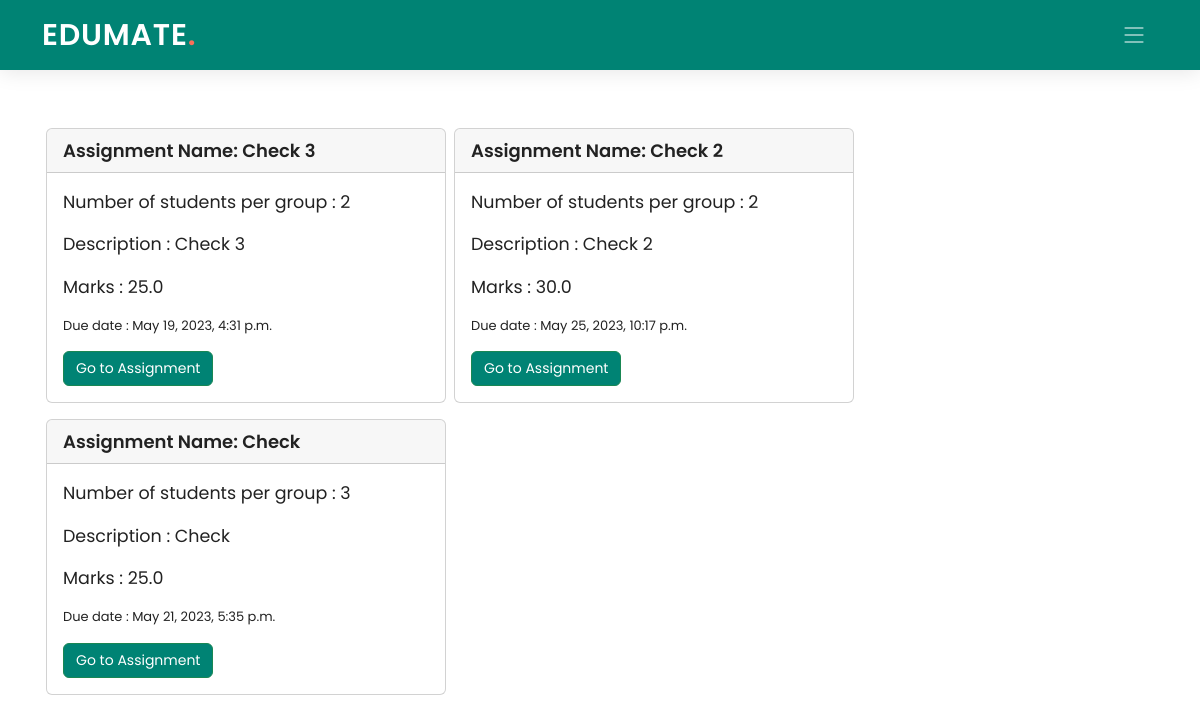
The app's page /student/1/classroom/8126O8/grouppeergrading/ with its own data.
### Teacher/models.py (models this page shows)
class Grouppeers(models.Model):
    gro_id = models.AutoField(primary_key=True)
    class_code = models.ForeignKey(ClassTeachers, on_delete=models.CASCADE, blank=True, null=True)
    gpeer_name = models.CharField(max_length=100)
    gpeer_desc = models.CharField(max_length=300)
    gpeer_due = models.DateTimeField(default=datetime.now)
    num_studs = models.IntegerField(default=2)
    num_peers = models.IntegerField(default=2)
    marks = models.FloatField()
    created_date = models.DateTimeField(default=datetime.now)
    class Meta:
        db_table = "Grouppeers"

### Student/views.py (the view)
# urls.py: path('classroom/<pk2>/grouppeergrading/', views.stud_group, name='stud_group'),
def stud_group(request, pk, pk2):
    groups=Grouppeers.objects.filter(class_code=pk2).order_by('-created_date')
    return render(request, 'Student/stud_group.html', {'pk': pk, 'pk2': pk2, 'groups': groups})

### Student/templates/Student/stud_group.html (shortened to what this page needs)
{% extends './base_student.html' %}
{% load static %}
{% block navbar %}
  <header id="header" class="header d-flex align-items-center">
    <div class="container-fluid container-xl d-flex align-items-center justify-content-between">
      <a href="#" class="logo d-flex align-items-center">
        <h1>EDUMATE<span>.</span></h1>
      </a>
      <i class="mobile-nav-toggle mobile-nav-show bi bi-list"></i>
    </div>
  </header>
  {% endblock navbar %}
{% block content %}
<br><br>
<div class="container ">
  <div class="container" >
      <br>
      <div class="row">
      {% for i in groups %}
        <div class="card my-2 mx-1 col-md-4" style="width: 25rem; padding:0px;">
          <div class="card-header">
            <div style="font-weight: 600; font-size: 18px">
              Assignment Name: {{ i.gpeer_name }}
            </div>
          </div>
          <div class="card-body">
            <blockquote class="blockquote mb-0">
              <p><small>Number of students per group : {{ i.num_studs }}</small></p>
              <p><small>Description : {{ i.gpeer_desc }}</small></p>
              <p><small>Marks : {{ i.marks }}</small></p>
              <p><small style = "font-size: 13px">Due date : {{ i.gpeer_due }}</small></p>
              <a class="btn btn-success" href="{% url 'single_stud_group' pk=pk pk2=pk2 pk3=i.gro_id %}" class="card-link"><small>Go to Assignment</small></a>
            </blockquote>
          </div>
        </div>
      {% endfor %}
    </div>
    <br>
    </div>
    </div>
{% endblock content %}

### Edumate_app/static/Edumate_app/assets/css/index.css (style rules this page uses)
:root { --font-default: "Open Sans", system-ui, -apple-system, "Segoe UI", Roboto, "Helvetica Neue", Arial, "Noto Sans", "Liberation Sans", sans-serif, "Apple Color Emoji", "Segoe UI Emoji", "Segoe UI Symbol", "Noto Color Emoji"; --font-primary: "Poppins", sans-serif; --font-secondary: "Poppins", sans-serif; }
:root { --color-default: #222222; --color-primary: #008374; --color-secondary: #f85a40; }
:root { scroll-behavior: smooth; }
body { font-family: var(--font-primary); color: var(--color-default); }
a { color: var(--color-primary); text-decoration: none; }
h1, h2, h3, h4, h5, h6 { font-family: var(--font-primary); }
.header { z-index: 997; height: 90px; background-color: var(--color-primary); }
.header.sticked { position: fixed; top: 0; right: 0; left: 0; height: 70px; box-shadow: 0px 2px 20px rgba(0, 0, 0, 0.1); }
.header .logo h1 { font-size: 30px; margin: 0; font-weight: 600; letter-spacing: 0.8px; color: #fff; font-family: var(--font-primary); }
.header .logo h1 span { color: #f96f59; }
@media (max-width: 1279px) { .mobile-nav-show { color: rgba(255, 255, 255, 0.6); font-size: 28px; cursor: pointer; line-height: 0; transition: 0.5s; z-index: 9999; margin-right: 10px; } }

### Student/templates/Student/stud_group.html (style rules this page uses)
.btn-success, .btn-success:active, .btn-success:visited { background-color: #008374 !important; }

### records on screen
Grouppeers: gpeer_name "Check 3", num_studs "2", gpeer_desc "Check 3", marks "25.0", gpeer_due "May 19, 2023, 4:31 p.m."
Grouppeers: gpeer_name "Check 2", num_studs "2", gpeer_desc "Check 2", marks "30.0", gpeer_due "May 25, 2023, 10:17 p.m."
Grouppeers: gpeer_name "Check", num_studs "3", gpeer_desc "Check", marks "25.0", gpeer_due "May 21, 2023, 5:35 p.m."
